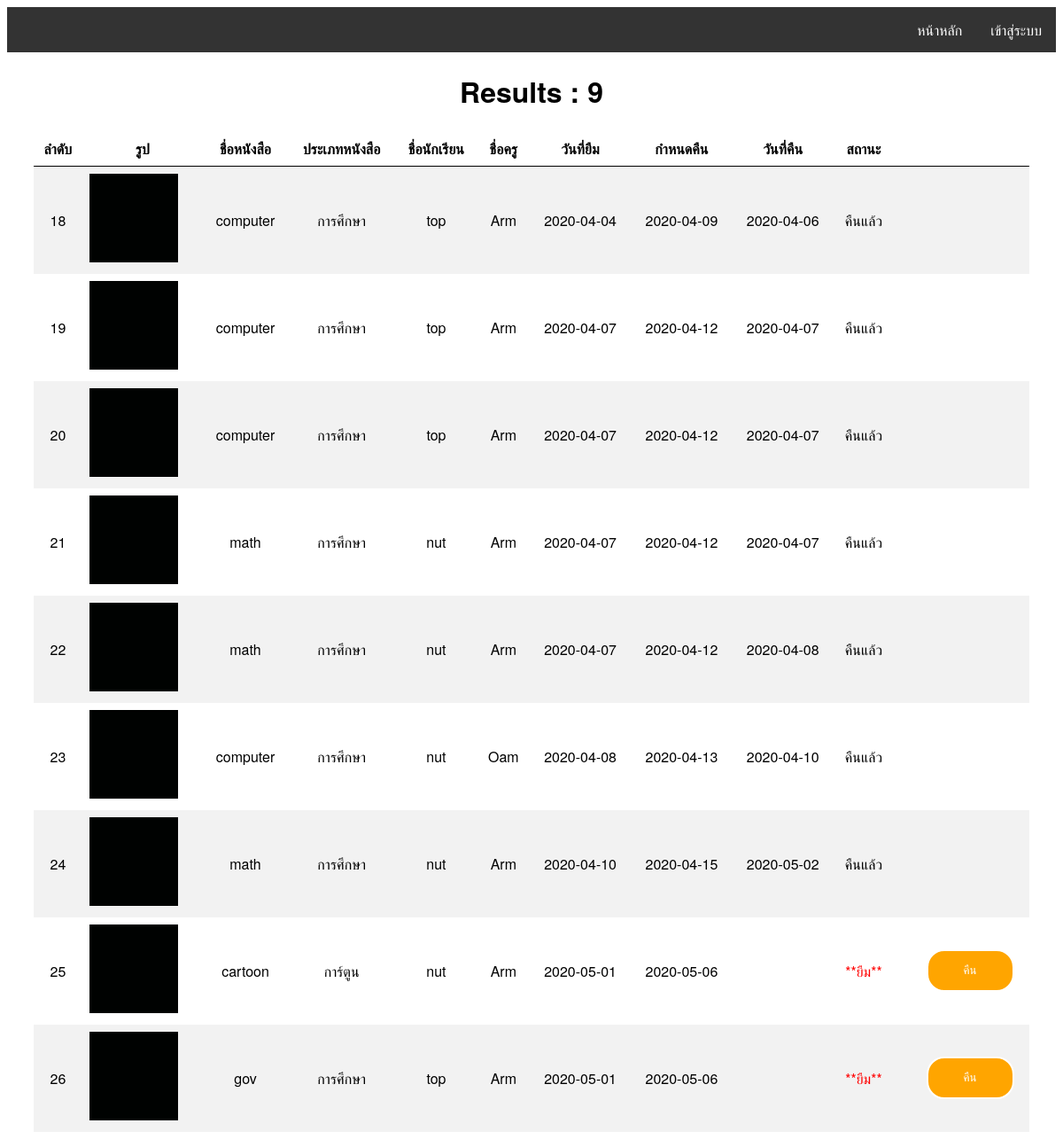
Page /check.php on the earlier database version.
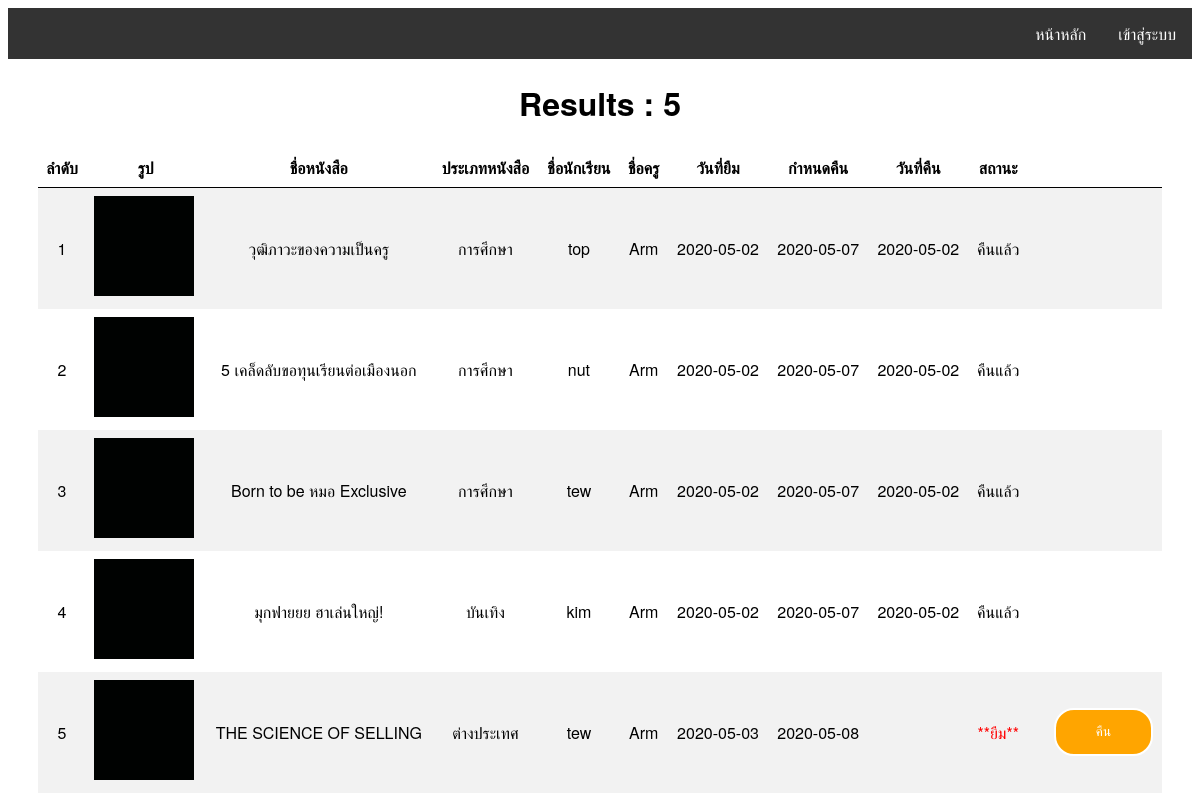
Same page on the later database version.
### tables this page shows
CREATE TABLE `borrow` (
  `br_id` int(11) NOT NULL,
  `b_id` varchar(255) NOT NULL,
  `stu_id` varchar(255) NOT NULL,
  `t_id` varchar(255) NOT NULL,
  `br_date_bf` date NOT NULL,
  `br_date_send` date NOT NULL,
  `br_date_af` date NOT NULL,
  `br_status` varchar(255) NOT NULL
);

CREATE TABLE `book` (
  `b_id` int(11) NOT NULL,
  `b_name` varchar(255) NOT NULL,
  `b_au` varchar(255) NOT NULL,
  `b_cate` int(11) NOT NULL,
  `b_status` varchar(255) NOT NULL,
  `b_img` text NOT NULL
);

CREATE TABLE `category` (
  `c_id` int(11) NOT NULL,
  `b_cate` varchar(255) NOT NULL,
  `c_name` varchar(255) NOT NULL
);

CREATE TABLE `student` (
  `stu_id` int(11) NOT NULL,
  `stu_name` varchar(255) NOT NULL,
  `stu_grade` varchar(255) NOT NULL
);

CREATE TABLE `teacher` (
  `t_id` int(11) NOT NULL,
  `t_name` varchar(255) NOT NULL,
  `t_phone` varchar(255) NOT NULL,
  `user` varchar(255) NOT NULL,
  `pass` varchar(255) NOT NULL
);

### check.php (the view, shortened to what this page needs)
<?php
    include "conn.php";
    $sql = "SELECT b_name, b.b_cate, c.b_cate, b_img, br_status, stu_name, br_date_bf, b.b_id, c_name, br_date_send, br_date_af, br_id, t_name FROM `borrow` br, book b, student s, teacher t, category c WHERE br.b_id = b.b_id AND br.stu_id = s.stu_id AND br.t_id = t.t_id AND b.b_cate = c.b_cate";
    $query = $conn -> query($sql);
    $row = $query -> num_rows;
?>
<!DOCTYPE html>
<html>
<head>
    <link rel="stylesheet" href="css.css">
</head>
<body>
    <?php include "navbar.php";?>
    <div align="center"><h1>Results : <?php echo $row; ?></h1></div>
    <div align="center">
    <table>
            <tr>
                <th>ลำดับ</th>
                <th>รูป</th>
                <th>ชื่อหนังสือ</th>
                <th>ประเภทหนังสือ</th>
                <th>ชื่อนักเรียน</th>
                <th>ชื่อครู</th>
                <th>วันที่ยืม</th>
                <th>กำหนดคืน</th>
                <th>วันที่คืน</th>
                <th>สถานะ</th>
                <th></th>
                <th></th>
            </tr>
        <?php
            while($show = $query -> fetch_array()){
        ?>
            <tr class="tr" style="padding:200px;">
                <td align="center"><?php echo $show["br_id"]; ?></td>
                <td style="margin:20px;">
                    <img src='img/<?php echo $show["b_img"]; ?>' width="100" height="100">
                </td>
                <td align="center"><?php echo $show["b_name"]; ?></td>
                <td align="center"><?php echo $show["c_name"]; ?></td>
                <td align="center"><?php echo $show["stu_name"]; ?></td>
                <td align="center"><?php echo $show["t_name"]; ?></td>
                <td align="center"><?php echo $show["br_date_bf"]; ?></td>
                <td align="center"><?php echo $show["br_date_send"]; ?></td>
                <?php
                    if($show["br_date_af"] == "0000-00-00"){?>
                        <td></td>
                        <td style='color:red;' align="center">**ยืม**<td>
                        <td><input type='button' name='submit' value="คืน" onclick='window.location="return.php?id=<?php echo $show["b_id"]; ?>"'></td>
                <?php }else{ ?>
                            <td align="center"><?php echo $show["br_date_af"]; ?></td>
                            <td align="center">คืนแล้ว</td>
                            <td></td>
                            <td></td>
                <?php } ?>
            </tr>
        <?php } ?>
    </table>
    </div>
</body>
</html>

Differences in the rows shown:
removed borrow: br_id "18", b.b_img (picture), b.b_name "computer", category.c_name "การศึกษา", stu.stu_name "top", t.t_name "Arm", br_date_bf "2020-04-04", br_date_send "2020-04-09", br_date_af "2020-04-06"
removed borrow: br_id "19", b.b_img (picture), b.b_name "computer", category.c_name "การศึกษา", stu.stu_name "top", t.t_name "Arm", br_date_bf "2020-04-07", br_date_send "2020-04-12", br_date_af "2020-04-07"
removed borrow: br_id "20", b.b_img (picture), b.b_name "computer", category.c_name "การศึกษา", stu.stu_name "top", t.t_name "Arm", br_date_bf "2020-04-07", br_date_send "2020-04-12", br_date_af "2020-04-07"
removed borrow: br_id "21", b.b_img (picture), b.b_name "math", category.c_name "การศึกษา", stu.stu_name "nut", t.t_name "Arm", br_date_bf "2020-04-07", br_date_send "2020-04-12", br_date_af "2020-04-07"
removed borrow: br_id "22", b.b_img (picture), b.b_name "math", category.c_name "การศึกษา", stu.stu_name "nut", t.t_name "Arm", br_date_bf "2020-04-07", br_date_send "2020-04-12", br_date_af "2020-04-08"
removed borrow: br_id "23", b.b_img (picture), b.b_name "computer", category.c_name "การศึกษา", stu.stu_name "nut", t.t_name "Oam", br_date_bf "2020-04-08", br_date_send "2020-04-13", br_date_af "2020-04-10"
removed borrow: br_id "24", b.b_img (picture), b.b_name "math", category.c_name "การศึกษา", stu.stu_name "nut", t.t_name "Arm", br_date_bf "2020-04-10", br_date_send "2020-04-15", br_date_af "2020-05-02"
removed borrow: br_id "25", b.b_img (picture), b.b_name "cartoon", category.c_name "การ์ตูน", stu.stu_name "nut", t.t_name "Arm", br_date_bf "2020-05-01", br_date_send "2020-05-06"
removed borrow: br_id "26", b.b_img (picture), b.b_name "gov", category.c_name "การศึกษา", stu.stu_name "top", t.t_name "Arm", br_date_bf "2020-05-01", br_date_send "2020-05-06"
added borrow: br_id "1", b.b_img (picture), b.b_name "วุฒิภาวะของความเป็นครู", category.c_name "การศึกษา", stu.stu_name "top", t.t_name "Arm", br_date_bf "2020-05-02", br_date_send "2020-05-07", br_date_af "2020-05-02"
added borrow: br_id "2", b.b_img (picture), b.b_name "5 เคล็ดลับขอทุนเรียนต่อเมืองนอก", category.c_name "การศึกษา", stu.stu_name "nut", t.t_name "Arm", br_date_bf "2020-05-02", br_date_send "2020-05-07", br_date_af "2020-05-02"
added borrow: br_id "3", b.b_img (picture), b.b_name "Born to be หมอ Exclusive", category.c_name "การศึกษา", stu.stu_name "tew", t.t_name "Arm", br_date_bf "2020-05-02", br_date_send "2020-05-07", br_date_af "2020-05-02"
added borrow: br_id "4", b.b_img (picture), b.b_name "มุกฟายยย ฮาเล่นใหญ่!", category.c_name "บันเทิง", stu.stu_name "kim", t.t_name "Arm", br_date_bf "2020-05-02", br_date_send "2020-05-07", br_date_af "2020-05-02"
added borrow: br_id "5", b.b_img (picture), b.b_name "THE SCIENCE OF SELLING", category.c_name "ต่างประเทศ", stu.stu_name "tew", t.t_name "Arm", br_date_bf "2020-05-03", br_date_send "2020-05-08"
Other differences:
$row: "9" → "5"
